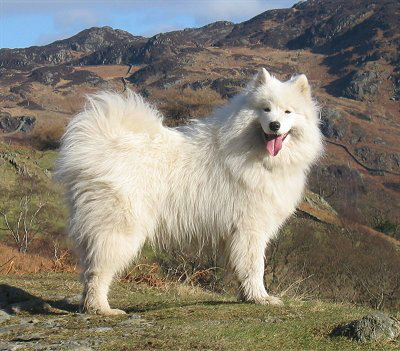
#> input picture encoded_sample.png, 400 x 351 px
$ python app.py
#> lines starting #> are read from the running program, lines starting #| are printed output that depends on the picture; after the words box and inside, x2 and y2 are one past the last pixel; in counts of white or black regions, pixels touching at a corner belong together
from PIL import Image, ImageDraw, ImageFont

def decode_image(path_to_png):
    """
    TODO: Add docstring and complete implementation.
    """
#> called with path_to_png = './encoded_sample.png'
    # Open the image using PIL:
    encoded_image = Image.open(path_to_png)
#> encoded_image is the input picture: PIL image 400x351 RGB; mean R, G, B 134, 127.8, 115.1

    # Separate the red channel from the rest of the image:
    red_channel = encoded_image.split()[0]
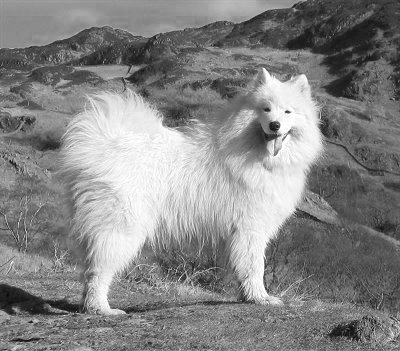
#> red_channel: PIL image 400x351 L; min 6, max 254, mean 134

    # Create a new PIL image with the same size as the encoded image:
    decoded_image = Image.new("RGB", encoded_image.size)
#> decoded_image: PIL image 400x351 RGB; every value is 0
    pixels = decoded_image.load()
    x_size, y_size = encoded_image.size
#> x_size = 400; y_size = 351

    # [5 lines of commented-out code are left out]
    pix_val = list(red_channel.getdata())
#> pix_val = 140400 items
    print(x_size)
#| 400
    print(y_size)
#| 351
    new_arr = []
    for i in pix_val:
        new_arr.append(bin(i))
#> this loop made 140400 passes
#> i on passes 1 to 3: 154, 156, 152
#> after the loop, new_arr = 140400 items
    #print(new_arr)
    counter = 0
    y= 0
    x= 0

    while y < y_size-1:
        while x < x_size-1:
            if new_arr[counter][-1] == '0':
                pixels[x,y]=  (0, 0, 0)
                counter += 1
                x += 1
            else:
                pixels[x,y]= (255, 255, 255)
                counter += 1
                x+=1
        y += 1
        x = 0
#> after the loop, counter = 139650; y = 350


    # DO NOT MODIFY. Save the decoded image to disk:
    decoded_image.save("decoded_image.png")
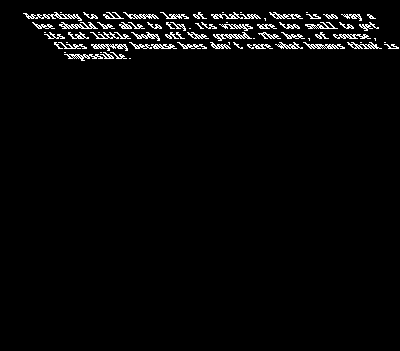
#> saved as decoded_image.png: PIL image 400x351 RGB; 2.7% white in thin lines or dots, all inside (x1, y1, x2, y2) = (23, 12, 399, 61)


def encode_image(path_to_png):
    """
    TODO: Add docstring and complete implementation.
    """
    pass


def write_text(text_to_write):
    """
    TODO: Add docstring and complete implementation.
    """
#> called with text_to_write = 'll'


    image = Image.new("RGB", (400,351))

    draw = ImageDraw.Draw(image)

    text = 'hellooo \n world'

    # drawing text size
    draw.text((5, 5), text, fill ="white", align ="right")

    image.show()
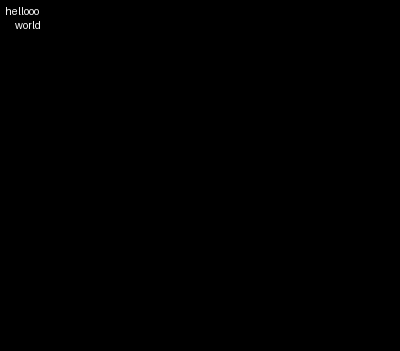
#> shown: PIL image 400x351 RGB; min 0, max 252, mean 0.3

    encoded_image = Image.open('./encoded_sample.png')

    red_channel = encoded_image.split()[0]

    pixels = image.load()
    x_size, y_size = encoded_image.size
#> x_size = 400; y_size = 351

    # [18 lines of commented-out code are left out]

decode_image('./encoded_sample.png')
write_text('ll')
